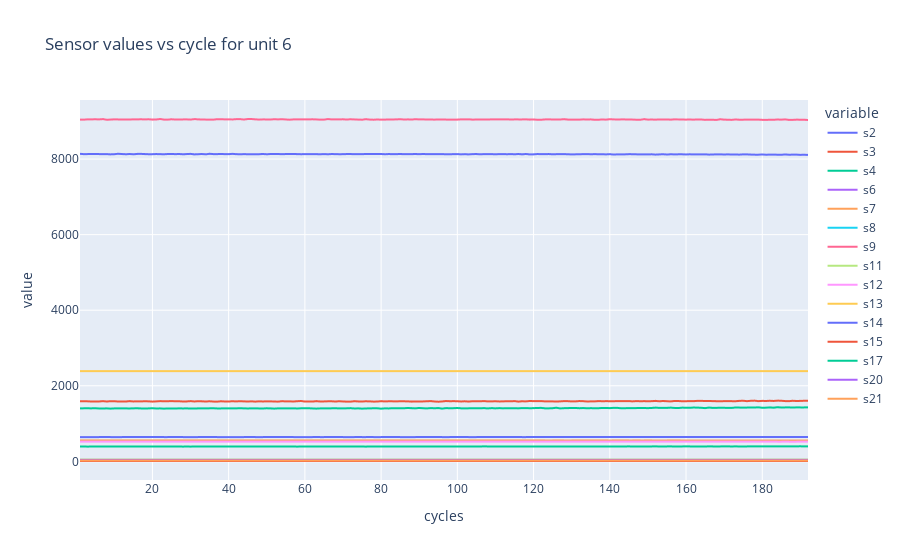

Notebook code for this chart:
### Code cell
train_specific_unit = train[train['unit'] == 1]
px.line(train_specific_unit, x='cycles', y=sensor_cols, title='Sensor values vs cycle for unit 6')

### Figure 1 — Plotly figure (JSON) as saved in the notebook; plotly's stock layout.template omitted (floating-point values rounded to 4 significant figures; data arrays with more than 128 entries replaced by an {"elided": "..."} marker saying what was removed)
{"data": [{"hovertemplate": "variable=s2<br>cycles=%{x}<br>value=%{y}<extra></extra>", "legendgroup": "s2", "line": {"color": "#636efa", "dash": "solid"}, "marker": {"symbol": "circle"}, "mode": "lines", "name": "s2", "showlegend": true, "type": "scattergl", "x": {"elided": "192 int values"}, "xaxis": "x", "y": {"elided": "192 float values"}, "yaxis": "y"}, {"hovertemplate": "variable=s3<br>cycles=%{x}<br>value=%{y}<extra></extra>", "legendgroup": "s3", "line": {"color": "#EF553B", "dash": "solid"}, "marker": {"symbol": "circle"}, "mode": "lines", "name": "s3", "showlegend": true, "type": "scattergl", "x": {"elided": "192 int values"}, "xaxis": "x", "y": {"elided": "192 float values"}, "yaxis": "y"}, {"hovertemplate": "variable=s4<br>cycles=%{x}<br>value=%{y}<extra></extra>", "legendgroup": "s4", "line": {"color": "#00cc96", "dash": "solid"}, "marker": {"symbol": "circle"}, "mode": "lines", "name": "s4", "showlegend": true, "type": "scattergl", "x": {"elided": "192 int values"}, "xaxis": "x", "y": {"elided": "192 float values"}, "yaxis": "y"}, {"hovertemplate": "variable=s6<br>cycles=%{x}<br>value=%{y}<extra></extra>", "legendgroup": "s6", "line": {"color": "#ab63fa", "dash": "solid"}, "marker": {"symbol": "circle"}, "mode": "lines", "name": "s6", "showlegend": true, "type": "scattergl", "x": {"elided": "192 int values"}, "xaxis": "x", "y": {"elided": "192 float values"}, "yaxis": "y"}, {"hovertemplate": "variable=s7<br>cycles=%{x}<br>value=%{y}<extra></extra>", "legendgroup": "s7", "line": {"color": "#FFA15A", "dash": "solid"}, "marker": {"symbol": "circle"}, "mode": "lines", "name": "s7", "showlegend": true, "type": "scattergl", "x": {"elided": "192 int values"}, "xaxis": "x", "y": {"elided": "192 float values"}, "yaxis": "y"}, {"hovertemplate": "variable=s8<br>cycles=%{x}<br>value=%{y}<extra></extra>", "legendgroup": "s8", "line": {"color": "#19d3f3", "dash": "solid"}, "marker": {"symbol": "circle"}, "mode": "lines", "name": "s8", "showlegend": true, "type": "scattergl", "x": {"elided": "192 int values"}, "xaxis": "x", "y": {"elided": "192 float values"}, "yaxis": "y"}, {"hovertemplate": "variable=s9<br>cycles=%{x}<br>value=%{y}<extra></extra>", "legendgroup": "s9", "line": {"color": "#FF6692", "dash": "solid"}, "marker": {"symbol": "circle"}, "mode": "lines", "name": "s9", "showlegend": true, "type": "scattergl", "x": {"elided": "192 int values"}, "xaxis": "x", "y": {"elided": "192 float values"}, "yaxis": "y"}, {"hovertemplate": "variable=s11<br>cycles=%{x}<br>value=%{y}<extra></extra>", "legendgroup": "s11", "line": {"color": "#B6E880", "dash": "solid"}, "marker": {"symbol": "circle"}, "mode": "lines", "name": "s11", "showlegend": true, "type": "scattergl", "x": {"elided": "192 int values"}, "xaxis": "x", "y": {"elided": "192 float values"}, "yaxis": "y"}, {"hovertemplate": "variable=s12<br>cycles=%{x}<br>value=%{y}<extra></extra>", "legendgroup": "s12", "line": {"color": "#FF97FF", "dash": "solid"}, "marker": {"symbol": "circle"}, "mode": "lines", "name": "s12", "showlegend": true, "type": "scattergl", "x": {"elided": "192 int values"}, "xaxis": "x", "y": {"elided": "192 float values"}, "yaxis": "y"}, {"hovertemplate": "variable=s13<br>cycles=%{x}<br>value=%{y}<extra></extra>", "legendgroup": "s13", "line": {"color": "#FECB52", "dash": "solid"}, "marker": {"symbol": "circle"}, "mode": "lines", "name": "s13", "showlegend": true, "type": "scattergl", "x": {"elided": "192 int values"}, "xaxis": "x", "y": {"elided": "192 float values"}, "yaxis": "y"}, {"hovertemplate": "variable=s14<br>cycles=%{x}<br>value=%{y}<extra></extra>", "legendgroup": "s14", "line": {"color": "#636efa", "dash": "solid"}, "marker": {"symbol": "circle"}, "mode": "lines", "name": "s14", "showlegend": true, "type": "scattergl", "x": {"elided": "192 int values"}, "xaxis": "x", "y": {"elided": "192 float values"}, "yaxis": "y"}, {"hovertemplate": "variable=s15<br>cycles=%{x}<br>value=%{y}<extra></extra>", "legendgroup": "s15", "line": {"color": "#EF553B", "dash": "solid"}, "marker": {"symbol": "circle"}, "mode": "lines", "name": "s15", "showlegend": true, "type": "scattergl", "x": {"elided": "192 int values"}, "xaxis": "x", "y": {"elided": "192 float values"}, "yaxis": "y"}, {"hovertemplate": "variable=s17<br>cycles=%{x}<br>value=%{y}<extra></extra>", "legendgroup": "s17", "line": {"color": "#00cc96", "dash": "solid"}, "marker": {"symbol": "circle"}, "mode": "lines", "name": "s17", "showlegend": true, "type": "scattergl", "x": {"elided": "192 int values"}, "xaxis": "x", "y": {"elided": "192 int values"}, "yaxis": "y"}, {"hovertemplate": "variable=s20<br>cycles=%{x}<br>value=%{y}<extra></extra>", "legendgroup": "s20", "line": {"color": "#ab63fa", "dash": "solid"}, "marker": {"symbol": "circle"}, "mode": "lines", "name": "s20", "showlegend": true, "type": "scattergl", "x": {"elided": "192 int values"}, "xaxis": "x", "y": {"elided": "192 float values"}, "yaxis": "y"}, {"hovertemplate": "variable=s21<br>cycles=%{x}<br>value=%{y}<extra></extra>", "legendgroup": "s21", "line": {"color": "#FFA15A", "dash": "solid"}, "marker": {"symbol": "circle"}, "mode": "lines", "name": "s21", "showlegend": true, "type": "scattergl", "x": {"elided": "192 int values"}, "xaxis": "x", "y": {"elided": "192 float values"}, "yaxis": "y"}], "layout": {"legend": {"title": {"text": "variable"}, "tracegroupgap": 0}, "title": {"text": "Sensor values vs cycle for unit 6"}, "xaxis": {"anchor": "y", "domain": [0, 1], "title": {"text": "cycles"}}, "yaxis": {"anchor": "x", "domain": [0, 1], "title": {"text": "value"}}}}
